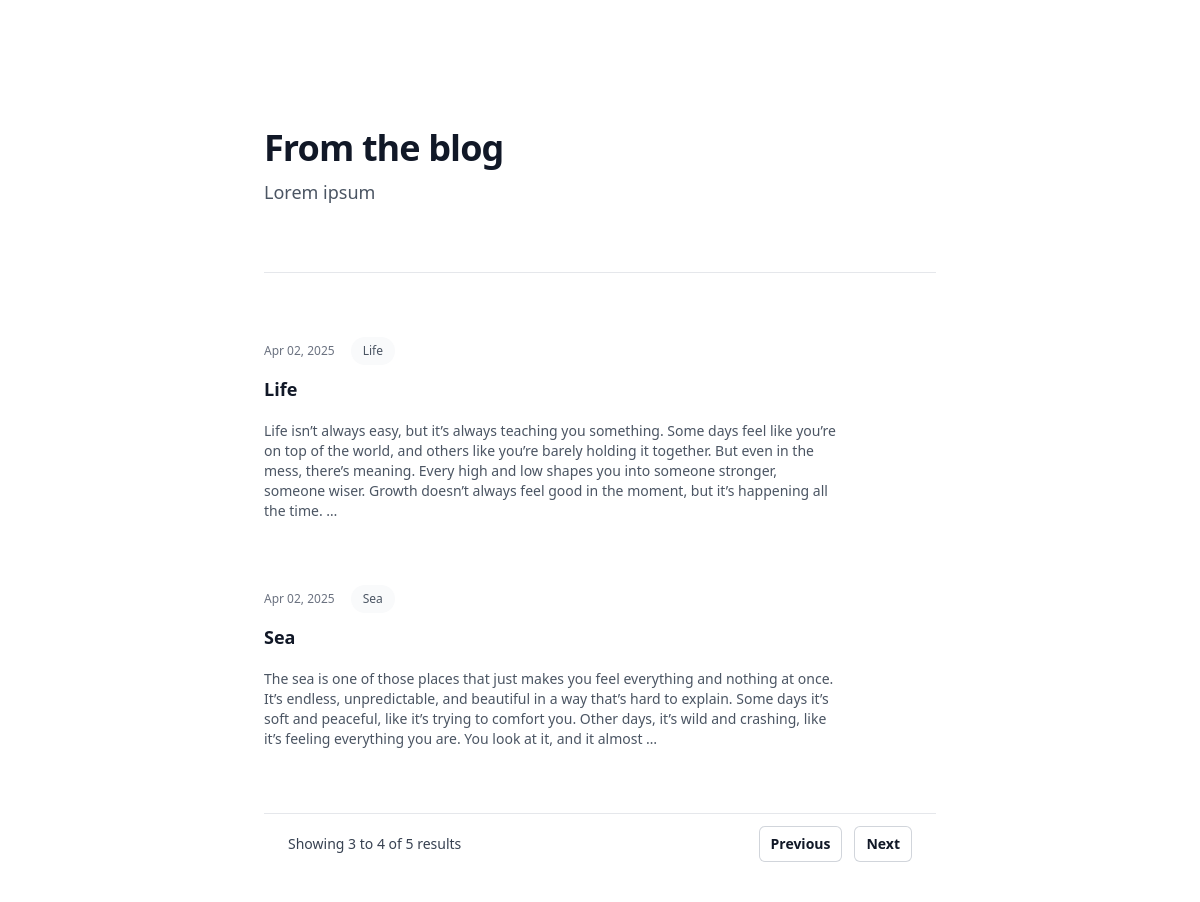
Screenshot of /blog/?page=2 with the database file from the repository.
### blog/models.py (models this page shows)
class Post(models.Model):
 author= models.ForeignKey(settings.AUTH_USER_MODEL, on_delete=models.CASCADE)
 title = models.CharField(max_length=255)
 slug= models.SlugField()
 body = models.TextField()
 publish = models.DateTimeField()
 created = models.DateTimeField(auto_now_add=True)
 updated = models.DateTimeField(auto_now=True)
 status = models.CharField(max_length=2,choices=Status.choices, default=Status.DRAFT)
 def get_absolute_url(self):
     return reverse('blog:post_detail', args=[
        self.publish.year,
        self.publish.month,
        self.publish.day,
        self.slug
    ])

### blog/views.py (the view)
# urls.py: path('', views.post_list, name='post_list'),
def post_list(request):
    posts_list = Post.objects.all().order_by('-publish')
    paginator = Paginator(posts_list, 2)
    page_number = request.GET.get('page')
    page_obj = paginator.get_page(page_number)
    return render(request, 'blog/post/list.html', {'page_obj': page_obj})

### blog/templates/blog/post/list.html (shortened to what this page needs)
<!doctype html>
<html>
<head>
    <script src="https://cdn.tailwindcss.com"></script>
</head>
<body>
    <div class="bg-white py-24 sm:py-32">
        <div class="mx-auto max-w-7xl px-6 lg:px-8">
            <div class="mx-auto max-w-2xl">
                <h2 class="text-3xl font-bold tracking-tight text-gray-900 sm:text-4xl">From the blog</h2>
                <p class="mt-2 text-lg leading-8 text-gray-600">Lorem ipsum</p>
                <div class="mt-10 space-y-16 border-t border-gray-200 pt-10 sm:mt-16 sm:pt-16">
                    {% for post in page_obj %}
                    <article class="flex max-w-xl flex-col items-start justify-between">
                        <div class="flex items-center gap-x-4 text-xs">
                            <time datetime="{{ post.publish }}" class="text-gray-500">{{ post.publish|date:"M d, Y" }}</time>
                            <a href="{{ post.get_absolute_url }}"
                               class="relative z-10 rounded-full bg-gray-50 px-3 py-1.5 font-medium text-gray-600 hover:bg-gray-100">{{ post.title }}</a>
                        </div>
                        <div class="group relative">
                            <h3 class="mt-3 text-lg font-semibold leading-6 text-gray-900 group-hover:text-gray-600">
                                <a href="{{ post.get_absolute_url }}">
                                    <span class="absolute inset-0"></span>
                                    {{ post.title }}
                                </a>
                            </h3>
                            <div class="mt-5">
                                <p class="text-sm text-gray-600">{{ post.body|truncatewords:60 }}</p>
                            </div>
                        </div>
                    </article>
                    {% endfor %}
                    <nav class="flex items-center justify-between border-t border-gray-200 bg-white px-4 py-3 sm:px-6"
                    aria-label="Pagination">
                    <div class="hidden sm:block">
                        <p class="text-sm text-gray-700">
                            Showing
                            <span class="font-medium">{{ page_obj.start_index }}</span>
                            to
                            <span class="font-medium">{{ page_obj.end_index }}</span>
                            of
                            <span class="font-medium">{{ page_obj.paginator.count }}</span>
                            results
                        </p>
                    </div>
                    <div class="flex flex-1 justify-between sm:justify-end">
                        {% if page_obj.has_previous %}
                        <a href="?page={{ page_obj.previous_page_number }}"
                            class="relative inline-flex items-center rounded-md bg-white px-3 py-2 text-sm font-semibold text-gray-900 ring-1 ring-inset ring-gray-300 hover:bg-gray-50 focus-visible:outline-offset-0">Previous</a>
                            {% else %}
                            <span class="relative inline-flex items-center rounded-md bg-white px-3 py-2 text-sm font-semibold text-gray-400 ring-1 ring-inset ring-gray-300 cursor-not-allowed">Previous</span>
                            {% endif %}
                            {% if page_obj.has_next %}
                            <a href="?page={{ page_obj.next_page_number }}"
                            class="relative ml-3 inline-flex items-center rounded-md bg-white px-3 py-2 text-sm font-semibold text-gray-900 ring-1 ring-inset ring-gray-300 hover:bg-gray-50 focus-visible:outline-offset-0">Next</a>
                            {% else %}
                            <span class="relative ml-3 inline-flex items-center rounded-md bg-white px-3 py-2 text-sm font-semibold text-gray-400 ring-1 ring-inset ring-gray-300 cursor-not-allowed">Next</span>
                            {% endif %}
                        </div>
                </nav>
                </div>
            </div>
        </div>
    </div>
</body>
</html>

### rows the page displays
Post: publish "Apr 02, 2025", title "Life", body "Life isn’t always easy, but it’s always teaching you something. Some days feel like you’re on top of the world, and others like you’re barely holding it together. But even in the mess, there’s meaning. Every high and low shapes you into someone stronger, someone wiser. Growth doesn’t always feel good in the moment, but it’s happening all the time. …"
Post: publish "Apr 02, 2025", title "Sea", body "The sea is one of those places that just makes you feel everything and nothing at once. It’s endless, unpredictable, and beautiful in a way that’s hard to explain. Some days it’s soft and peaceful, like it’s trying to comfort you. Other days, it’s wild and crashing, like it’s feeling everything you are. You look at it, and it almost …"

### other values shown
{{ page_obj.start_index }} "3"
{{ page_obj.end_index }} "4"
{{ page_obj.paginator.count }} "5"
